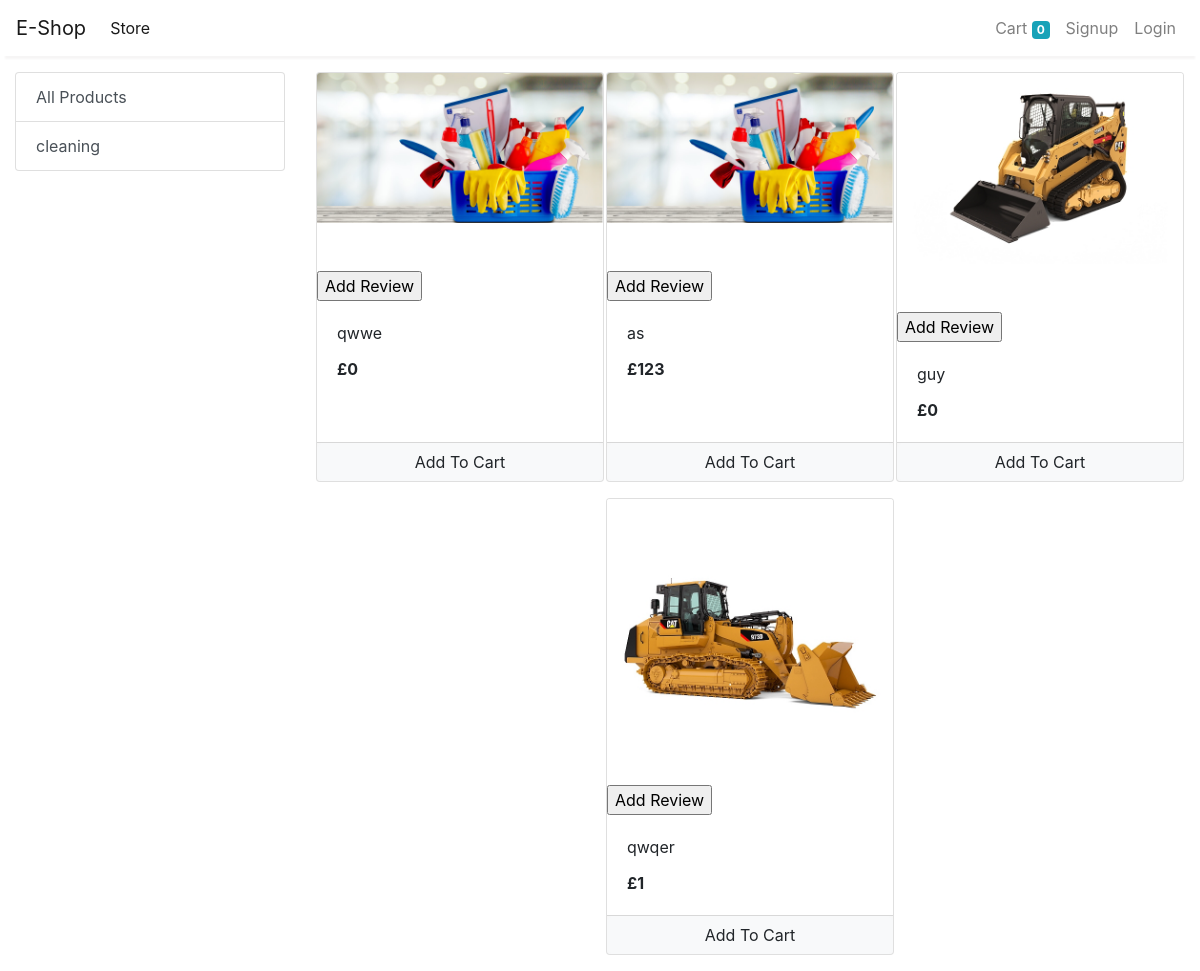
/store, run on an earlier commit of the app's database.
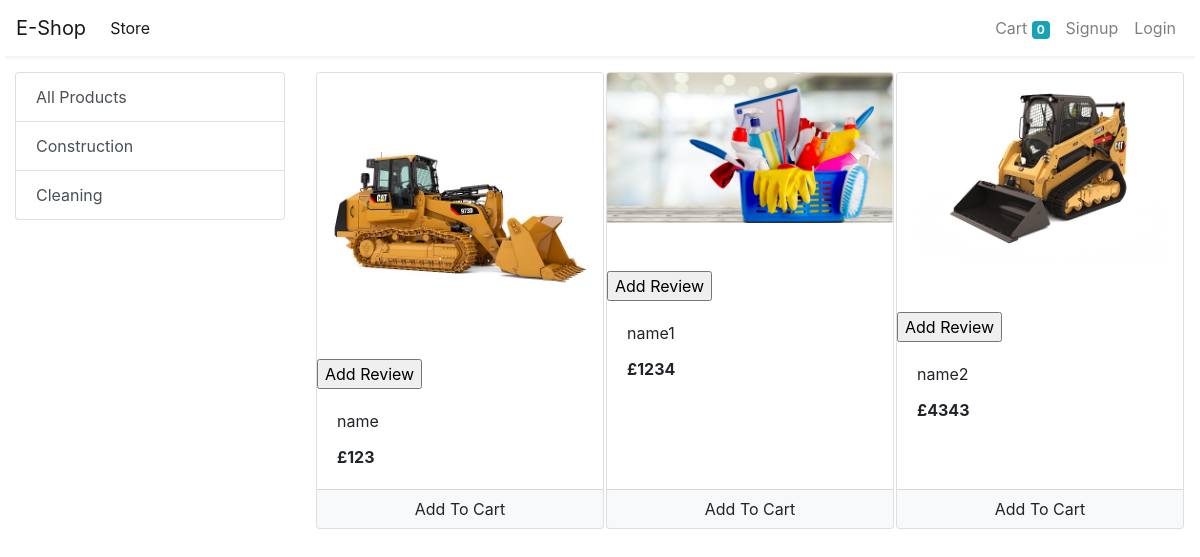
And on a later commit of the database.
### store/models/category.py (models this page shows, shortened)
class Category(models.Model):
    name = models.CharField(max_length=20)
    @staticmethod
    def get_all_categories():
        return Category.objects.all()

### store/models/product.py (models this page shows, shortened)
class Product(models.Model):
    name = models.CharField(max_length=50)
    price = models.IntegerField(default=0)
    category = models.ForeignKey(Category, on_delete=models.CASCADE, default=1)
    description = models.CharField(max_length=200, default='' , null=True , blank=True)
    image = models.ImageField(upload_to='uploads/products/')
    @staticmethod
    def get_all_products():
        return Product.objects.all()

### store/views/home.py (the view)
# urls.py: path('' , include('store.urls'))
def store(request):
    cart = request.session.get('cart')
    if not cart:
        request.session['cart'] = {}
    products = None
    categories = Category.get_all_categories()
    categoryID = request.GET.get('category')
    if categoryID:
        products = Product.get_all_products_by_categoryid(categoryID)
    else:
        products = Product.get_all_products();
    data = {}
    data['products'] = products
    data['categories'] = categories
    print('you are : ', request.session.get('email'))
    return render(request, 'index.html', data)

### store/templatetags/cart.py (called while the page is built)
@register.filter(name='is_in_cart')
def is_in_cart(product  , cart):
    keys = cart.keys()
    for id in keys:
        if int(id) == product.id:
            return True
    return False;

### store/templatetags/custom_filter.py (called while the page is built)
@register.filter(name='currency')
def currency(number):
    return "£"+str(number)

### store/templates/index.html (shortened to what this page needs)
{% extends 'base.html' %}
{% block content %}
{% load cart %}
{% load custom_filter %}
<div class="container-fluid mt-3">
	<div class="row">
		<div class="col-lg-3 mx-auto">
			<div class="list-group">
				<a href="/" class="list-group-item list-group-item-action">All Products</a>
				{% for category in categories %}
				<a href="/?category={{category.id}}"
					class="list-group-item list-group-item-action">{{category.name}}</a>
				{% endfor %}
			</div>
		</div>
		<div id='products' class="col-lg-9 mx-auto">
			<div class="row mx-auto">
				{% for product in products %}
				<div class="card mx-auto mb-3" id={{product.id}} style="width: 18rem;">
                    <a href = "/" >
					<img  class="card-img-top" src="{{product.image.url}}" alt="Card image cap"> </a>
					<form action="/Review" method="POST">
           			<input hidden type="text" name = "product" value="{{product.id}}"><br><br>
           			<input type="submit" value="Add Review">
       </form>
					<div class="card-body">
						<p class="card-title">{{product.name}}</p>
						<p class="card-text"><b>{{product.price|currency}}</b></p>
					</div>
					<div class="card-footer p-0 no-gutters">
						{% if product|is_in_cart:request.session.cart %}
						<div class="row no-gutters">
							<form action="/#{{product.id}}" class="col-2 " method="post">
								{% csrf_token %}
								<input hidden type="text" name='product' value='{{product.id}}'>
								<input hidden type="text" name='remove' value='True'>
								<input type="submit" value=" - " class="btn btn-block btn-light border-right">
							</form>
							<div class="text-center col">{{product|cart_quantity:request.session.cart}} in Cart</div>
							<form action="/#{{product.id}}" class="col-2 " method="post">
								{% csrf_token %}
								<input hidden type="text" name='product' value='{{product.id}}'>
								<input type="submit" value=" + " class="btn btn-block btn-light border-left">
							</form>
						</div>
						{% else %}
						<form action="/#{{product.id}}" method="POST" class="btn-block">
							<input type="submit" class="float-right btn btn-light  form-control"
								value="Add To Cart">
						</form>
						{% endif %}
					</div>
				</div>
				{% endfor %}
			</div>
		</div>
	</div>
</div>
{% endblock %}

### store/templates/base.html (shortened to what this page needs)
<!doctype html>
<html lang="en">
<head>
  <link rel="stylesheet" href="https://maxcdn.bootstrapcdn.com/bootstrap/4.0.0/css/bootstrap.min.css"
>
</head>
<body>
  <nav class="one-edge-shadow
  sticky-top navbar
  navbar-expand-lg
   navbar-light bg-white">
    <a class="navbar-brand" href="/">E-Shop</a>
    <div class="collapse navbar-collapse" id="navbarSupportedContent">
      <ul class="navbar-nav mr-auto">
        <li class="nav-item active">
          <a class="nav-link" href="/store">Store <span class="sr-only">(current)</span></a>
        </li>
      </ul>
      <ul class=" navbar-nav my-2 my-lg-0">
        <li class="nav-item ">
          <a class="nav-link" href="/cart">Cart
            <span class="badge badge-info">{{request.session.cart.keys|length}}</span>
            <span class="sr-only">(current)</span></a>
        </li>
        {% if request.session.customer %}
        <li class="nav-item ">
          <a class="nav-link" href="/orders">Orders<span class="sr-only">(current)</span></a>
        </li>
        <li class="nav-item ">
          <a class="nav-link" href="/logout">Logout<span class="sr-only">(current)</span></a>
        </li>
        {% else %}
        <li class="nav-item ">
          <a class="nav-link" href="/signup">Signup<span class="sr-only">(current)</span></a>
        </li>
        <li class="nav-item ">
          <a class="nav-link" href="/login">Login<span class="sr-only">(current)</span></a>
        </li>
        {% endif %}
      </ul>
    </div>
  </nav>
    {% block content %}{% endblock %}
</body>
</html>

### store/templates/base.html (style rules this page uses)
nav { background-color: white; }
.one-edge-shadow { box-shadow: 0 8px 2px -5px rgb(246, 245, 245); }

What changed in the data, as far as the page shows it:
removed Category: name "cleaning"
removed Product: image (picture), name "qwwe", price "£0"
removed Product: image (picture), name "as", price "£123"
removed Product: image (picture), name "guy", price "£0"
removed Product: image (picture), name "qwqer", price "£1"
added Category: name "Construction"
added Category: name "Cleaning"
added Product: image (picture), name "name", price "£123"
added Product: image (picture), name "name1", price "£1234"
added Product: image (picture), name "name2", price "£4343"
